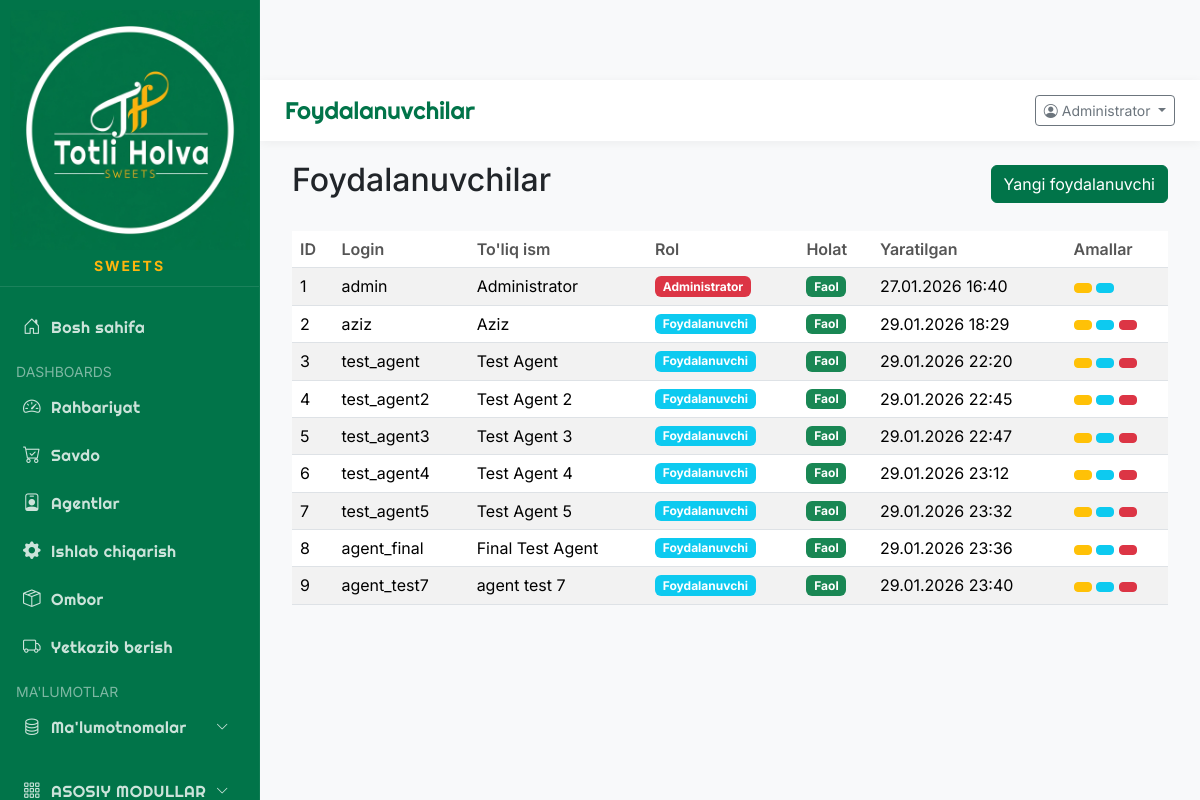
The page /info/users (signed in) on the database as committed earlier.
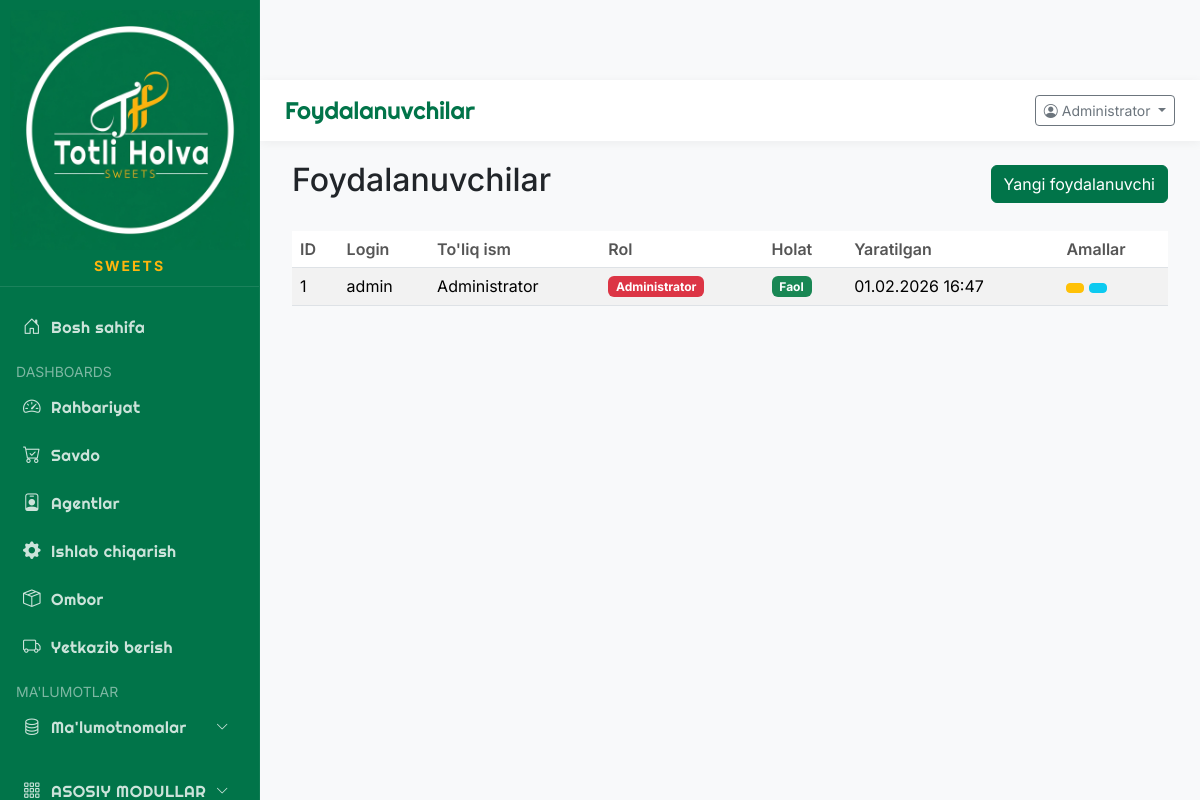
The same page on the database as committed later.
### app/models/database.py (models this page shows)
class User(Base):
    __tablename__ = "users"
    id = Column(Integer, primary_key=True, index=True)
    username = Column(String(50), unique=True, index=True)
    password_hash = Column(String(255))
    full_name = Column(String(100))
    role = Column(String(20), default="user")  # admin, manager, user
    phone = Column(String(20))
    is_active = Column(Boolean, default=True)
    created_at = Column(DateTime, default=datetime.now)

### main.py (the view)
@app.get("/info/users", response_class=HTMLResponse)
async def info_users(request: Request, db: Session = Depends(get_db), current_user: User = Depends(require_auth)):
    if not current_user:
        return RedirectResponse(url="/login", status_code=303)
    users = db.query(User).all()
    return templates.TemplateResponse("info/users.html", {
        "request": request,
        "users": users,
        "current_user": current_user,
        "page_title": "Foydalanuvchilar"
    })

### app/templates/info/users.html (shortened to what this page needs)
{% extends "base.html" %}
{% block content %}
<div class="container-fluid">
    <div class="d-flex justify-content-between align-items-center mb-4">
        <h2> Foydalanuvchilar</h2>
        <button class="btn btn-primary" data-bs-toggle="modal" data-bs-target="#addUserModal">
             Yangi foydalanuvchi
        </button>
    </div>
    {% if users %}
    <div class="table-responsive">
        <table class="table table-striped table-hover">
            <thead>
                <tr>
                    <th>ID</th>
                    <th>Login</th>
                    <th>To'liq ism</th>
                    <th>Rol</th>
                    <th>Holat</th>
                    <th>Yaratilgan</th>
                    <th>Amallar</th>
                </tr>
            </thead>
            <tbody>
                {% for user in users %}
                <tr>
                    <td>{{ user.id }}</td>
                    <td>{{ user.username }}</td>
                    <td>{{ user.full_name }}</td>
                    <td>
                        {% if user.role == 'admin' %}
                        <span class="badge bg-danger">Administrator</span>
                        {% elif user.role == 'manager' %}
                        <span class="badge bg-warning">Menejer</span>
                        {% else %}
                        <span class="badge bg-info">Foydalanuvchi</span>
                        {% endif %}
                    </td>
                    <td>
                        {% if user.is_active %}
                        <span class="badge bg-success">Faol</span>
                        {% else %}
                        <span class="badge bg-secondary">Faol emas</span>
                        {% endif %}
                    </td>
                    <td>{{ user.created_at.strftime('%d.%m.%Y %H:%M') if user.created_at else '-' }}</td>
                    <td>
                        <button class="btn btn-sm btn-warning"
                            onclick="editUser({{ user.id }}, '{{ user.username }}', '{{ user.full_name }}', '{{ user.role }}', {{ 'true' if user.is_active else 'false' }})">
                        </button>
                        <button class="btn btn-sm btn-info"
                            onclick="changePassword({{ user.id }}, '{{ user.username }}')">
                        </button>
                        {% if user.id != current_user.id %}
                        <button class="btn btn-sm btn-danger"
                            onclick="deleteUser({{ user.id }}, '{{ user.username }}')">
                        </button>
                        {% endif %}
                    </td>
                </tr>
                {% endfor %}
            </tbody>
        </table>
    </div>
    {% else %}
    <div class="alert alert-info">
        <i class="fas fa-info-circle"></i> Hozircha foydalanuvchilar yo'q. Yangi foydalanuvchi qo'shish uchun yuqoridagi
        tugmani bosing.
    </div>
    {% endif %}
</div>
{% endblock %}

### app/templates/base.html (shortened to what the changed rows need)
﻿<!DOCTYPE html>
<html lang="uz">
<head>
    <link href="https://cdn.jsdelivr.net/npm/bootstrap@5.3.2/dist/css/bootstrap.min.css" rel="stylesheet">
    <link href="https://cdn.jsdelivr.net/npm/bootstrap-icons@1.11.1/font/bootstrap-icons.css" rel="stylesheet">
</head>
<body>
    <div class="main-content">
        <div class="top-bar">
            <div class="d-flex align-items-center">
                {% if current_user %}
                <div class="dropdown">
                    <button class="btn btn-sm btn-outline-secondary dropdown-toggle" type="button" id="userDropdown"
                        data-bs-toggle="dropdown" aria-expanded="false">
                        <i class="bi bi-person-circle"></i> {{ current_user.full_name }}
                    </button>
                </div>
                {% else %}
                <span class="me-3 text-muted">
                    <i class="bi bi-person-circle"></i> Mehmon
                </span>
                {% endif %}
            </div>
        </div>
        {% block content %}{% endblock %}
    </div>
</body>
</html>

Rows that differ between the two databases and show on the page:
removed User: id "2", username "aziz", full_name "Aziz", role "Foydalanuvchi", is_active "Faol", created_at "29.01.2026 18:29"
removed User: id "3", username "test_agent", full_name "Test Agent", role "Foydalanuvchi", is_active "Faol", created_at "29.01.2026 22:20"
removed User: id "4", username "test_agent2", full_name "Test Agent 2", role "Foydalanuvchi", is_active "Faol", created_at "29.01.2026 22:45"
removed User: id "5", username "test_agent3", full_name "Test Agent 3", role "Foydalanuvchi", is_active "Faol", created_at "29.01.2026 22:47"
removed User: id "6", username "test_agent4", full_name "Test Agent 4", role "Foydalanuvchi", is_active "Faol", created_at "29.01.2026 23:12"
removed User: id "7", username "test_agent5", full_name "Test Agent 5", role "Foydalanuvchi", is_active "Faol", created_at "29.01.2026 23:32"
removed User: id "8", username "agent_final", full_name "Final Test Agent", role "Foydalanuvchi", is_active "Faol", created_at "29.01.2026 23:36"
removed User: id "9", username "agent_test7", full_name "agent test 7", role "Foydalanuvchi", is_active "Faol", created_at "29.01.2026 23:40"
changed User "admin": created_at "27.01.2026 16:40" → "01.02.2026 16:47"
